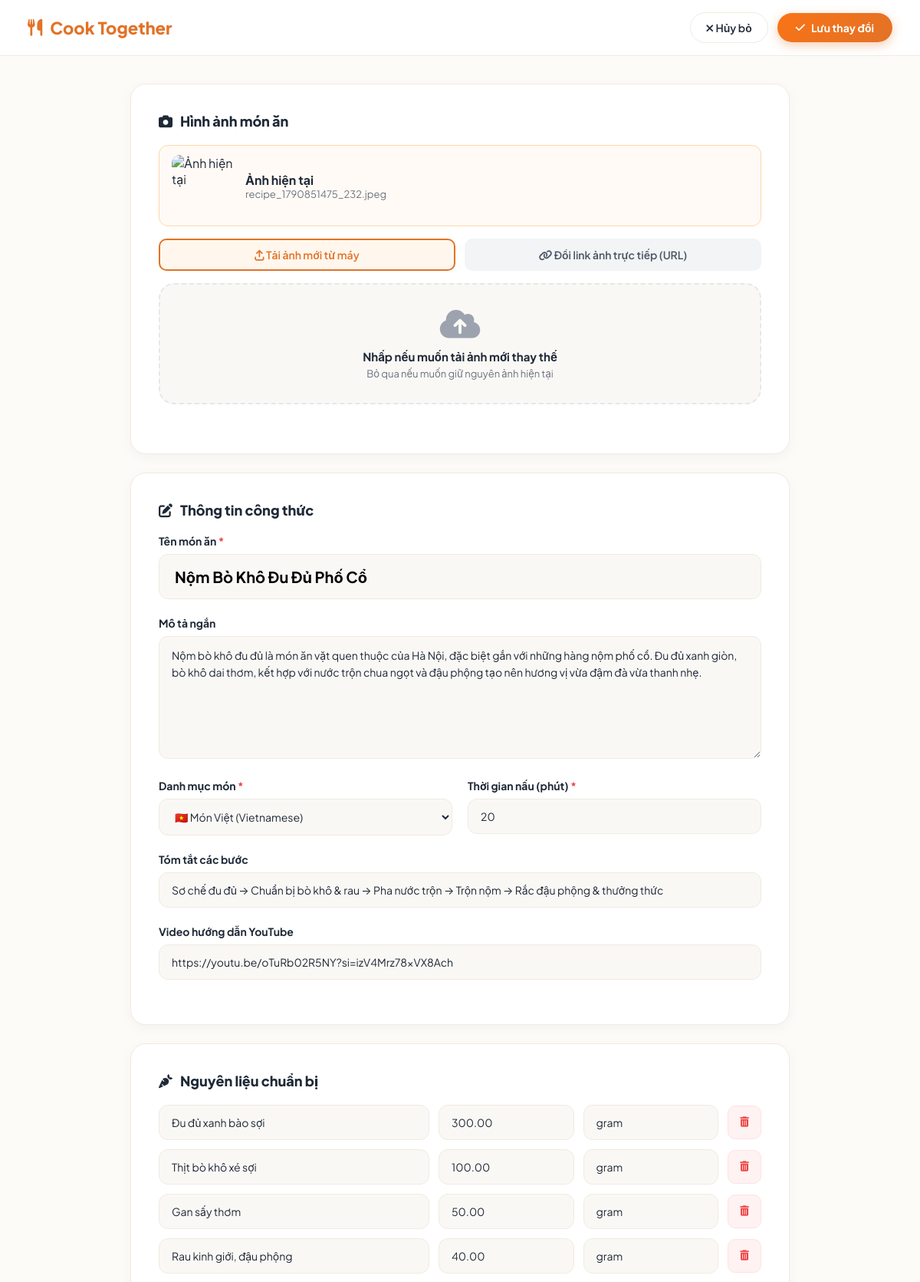
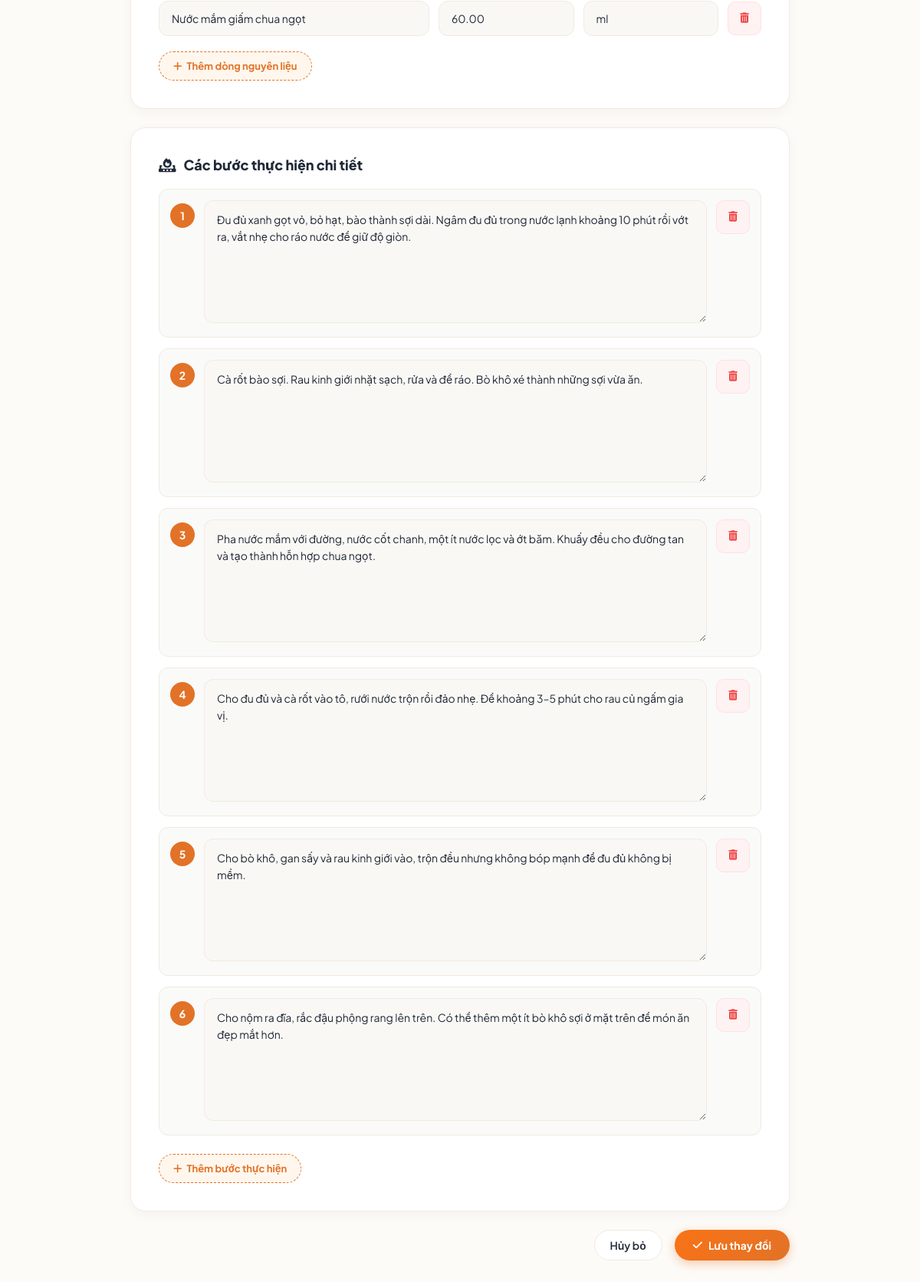
Screenshot of /edit.php?recipe_id=91 (signed in) with the database file from the repository (2 pictures, top to bottom).
### tables this page shows
CREATE TABLE `recipes` (
  `id` int(11) NOT NULL AUTO_INCREMENT,
  `title` varchar(255) NOT NULL,
  `cooking_time` int(11) NOT NULL,
  `recipe` text NOT NULL,
  `type` varchar(255) NOT NULL,
  `category_id` int(11) NOT NULL,
  `description` text DEFAULT NULL,
  `instructions` text DEFAULT NULL,
  `photo` text DEFAULT NULL,
  `video_link` text DEFAULT NULL,
  `user_id` int(11) NOT NULL,
  `uploaded_at` datetime NOT NULL,
  PRIMARY KEY (`id`),
  KEY `category_id` (`category_id`),
  KEY `user_id` (`user_id`),
  CONSTRAINT `recipes_ibfk_1` FOREIGN KEY (`category_id`) REFERENCES `categories` (`id`),
  CONSTRAINT `recipes_ibfk_2` FOREIGN KEY (`user_id`) REFERENCES `users` (`id`)
);

CREATE TABLE `ingredients` (
  `id` int(11) NOT NULL AUTO_INCREMENT,
  `recipe_id` int(11) NOT NULL,
  `ingredient_name` varchar(255) NOT NULL,
  `quantity` decimal(10,2) NOT NULL,
  `unit` varchar(255) NOT NULL,
  PRIMARY KEY (`id`),
  KEY `recipe_id` (`recipe_id`),
  CONSTRAINT `ingredients_ibfk_1` FOREIGN KEY (`recipe_id`) REFERENCES `recipes` (`id`) ON DELETE CASCADE
);

### edit.php (the view, shortened to what this page needs)
<?php
$servername = "localhost";
$username = "root";
$password = "";
$dbname = "recipe_sharing_Platform";
$conn = new mysqli($servername, $username, $password, $dbname, 3306);
$conn->set_charset("utf8mb4");
$recipeId = intval($_GET['recipe_id']);
$userId = intval($_SESSION['user_id']);
$sql = "SELECT * FROM recipes WHERE id = $recipeId AND user_id = $userId";
$res = $conn->query($sql);
$recipe = $res->fetch_assoc();
$ingRes = $conn->query("SELECT * FROM ingredients WHERE recipe_id = $recipeId");
$ingredients = [];
if ($ingRes && $ingRes->num_rows > 0) {
    while ($ing = $ingRes->fetch_assoc()) {
        $ingredients[] = $ing;
    }
}
$recipeText = $recipe['recipe'] ?? '';
$stepLines = explode("\n", str_replace(["\r\n", "\r"], "\n", $recipeText));
$existingSteps = [];
foreach ($stepLines as $line) {
    $lineTrim = trim($line);
    if (!empty($lineTrim)) {
        $cleanStep = preg_replace('/^(Bước\s*\d+[:.]?|\d+[.:])\s*/iu', '', $lineTrim);
        $existingSteps[] = $cleanStep;
    }
}
?>
<!DOCTYPE html>
<html lang="vi">
<head>
  <link rel="stylesheet" href="index4.css?v=<?php echo time(); ?>">
  <link rel="stylesheet" href="https://cdnjs.cloudflare.com/ajax/libs/font-awesome/6.4.0/css/all.min.css" />
</head>
<body>
  <nav class="editor-navbar">
    <a href="index3.php" class="brand-link">
      <i class="fa-solid fa-utensils"></i> Cook Together
    </a>
    <div class="nav-actions">
      <a href="viewRecipeDetails.php?recipe_id=<?php echo $recipeId; ?>" class="btn-secondary">
        <i class="fa-solid fa-xmark"></i> Hủy bỏ
      </a>
      <button type="button" class="btn-primary" onclick="submitForm()">
        <i class="fa-solid fa-check"></i> Lưu thay đổi
      </button>
    </div>
  </nav>
  <div class="editor-container">
    <form id="editForm" method="post" enctype="multipart/form-data">
      <div class="editor-card">
        <h2 class="section-title">
          <i class="fa-solid fa-camera text-primary"></i> Hình ảnh món ăn
        </h2>
        <div style="margin-bottom: 16px; display: flex; align-items: center; gap: 16px; background: #fffaf5; padding: 12px 16px; border-radius: 12px; border: 1px solid #fed7aa;">
          <img src="<?php echo htmlspecialchars($recipe['photo'] ? $recipe['photo'] : 'upload.jpeg'); ?>" alt="Ảnh hiện tại" style="width: 80px; height: 80px; border-radius: 10px; object-fit: cover;" onerror="this.src='landing_page.jpg'">
          <div>
            <div style="font-weight: 700; color: #1f2937;">Ảnh hiện tại</div>
            <div style="font-size: 13px; color: #6b7280; word-break: break-all;"><?php echo htmlspecialchars($recipe['photo']); ?></div>
          </div>
        </div>
        <div class="image-type-toggle">
          <button type="button" class="image-type-btn active" id="btnUploadType" onclick="switchImageType('upload')">
            <i class="fa-solid fa-arrow-up-from-bracket"></i> Tải ảnh mới từ máy
          </button>
          <button type="button" class="image-type-btn" id="btnUrlType" onclick="switchImageType('url')">
            <i class="fa-solid fa-link"></i> Đổi link ảnh trực tiếp (URL)
          </button>
        </div>
        <div id="uploadBox" class="photo-upload-zone" onclick="document.getElementById('imageInput').click()">
          <div id="uploadPlaceholder">
            <i class="fa-solid fa-cloud-arrow-up upload-icon"></i>
            <div class="upload-text">Nhấp nếu muốn tải ảnh mới thay thế</div>
            <div class="upload-hint">Bỏ qua nếu muốn giữ nguyên ảnh hiện tại</div>
          </div>
        </div>
      </div>
      <div class="editor-card">
        <h2 class="section-title">
          <i class="fa-solid fa-pen-to-square text-primary"></i> Thông tin công thức
        </h2>
        <div class="form-group">
          <label class="form-label">Tên món ăn <span style="color: #ef4444;">*</span></label>
          <input type="text" name="title" class="input-title" value="<?php echo htmlspecialchars($recipe['title']); ?>" required>
        </div>
        <div class="form-group">
          <label class="form-label">Mô tả ngắn</label>
          <textarea name="description" class="form-control" rows="3"><?php echo htmlspecialchars($recipe['description'] ?? ''); ?></textarea>
        </div>
        <div class="form-row">
          <div class="form-group">
            <label class="form-label">Danh mục món <span style="color: #ef4444;">*</span></label>
            <select name="type" class="form-control" required>
              <option value="Vietnamese" <?php if ($recipe['type'] === 'Vietnamese') echo 'selected'; ?>>🇻🇳 Món Việt (Vietnamese)</option>
            </select>
          </div>
          <div class="form-group">
            <label class="form-label">Thời gian nấu (phút) <span style="color: #ef4444;">*</span></label>
            <input type="number" name="cooking_time" class="form-control" value="<?php echo htmlspecialchars($recipe['cooking_time']); ?>" min="1" required>
          </div>
        </div>
        <div class="form-group">
          <label class="form-label">Tóm tắt các bước</label>
          <input type="text" name="instructions" class="form-control" value="<?php echo htmlspecialchars($recipe['instructions'] ?? ''); ?>">
        </div>
        <div class="form-group">
          <label class="form-label">Video hướng dẫn YouTube</label>
          <input type="url" name="video_link" class="form-control" value="<?php echo htmlspecialchars($recipe['video_link'] ?? ''); ?>" placeholder="https://www.youtube.com/watch?v=...">
        </div>
      </div>
      <div class="editor-card">
        <h2 class="section-title">
          <i class="fa-solid fa-carrot text-primary"></i> Nguyên liệu chuẩn bị
        </h2>
        <div id="ingredientsList">
          <?php if (!empty($ingredients)): ?>
            <?php foreach ($ingredients as $ing): ?>
              <div class="ingredient-row">
                <input type="text" name="ingredients[]" class="form-control" value="<?php echo htmlspecialchars($ing['ingredient_name']); ?>" placeholder="Tên nguyên liệu" required>
                <input type="number" step="any" name="quantities[]" class="form-control" value="<?php echo htmlspecialchars($ing['quantity']); ?>" placeholder="Số lượng" required>
                <input type="text" name="units[]" class="form-control" value="<?php echo htmlspecialchars($ing['unit']); ?>" placeholder="Đơn vị" required>
                <button type="button" class="btn-delete-row" onclick="removeIngredientRow(this)" title="Xóa dòng">
                  <i class="fa-solid fa-trash-can"></i>
                </button>
              </div>
            <?php endforeach; ?>
          <?php endif; ?>
        </div>
        <button type="button" class="btn-add-ingredient" onclick="addIngredientRow()">
          <i class="fa-solid fa-plus"></i> Thêm dòng nguyên liệu
        </button>
      </div>
      <div class="editor-card">
        <h2 class="section-title">
          <i class="fa-solid fa-fire-burner text-primary"></i> Các bước thực hiện chi tiết
        </h2>
        <div id="stepsList">
          <?php $sNum = 1; foreach ($existingSteps as $st): ?>
            <div class="step-row">
              <div class="step-number-badge"><?php echo $sNum; ?></div>
              <div style="flex: 1;">
                <textarea name="steps[]" class="form-control" rows="2" placeholder="Mô tả chi tiết bước <?php echo $sNum; ?>..." required><?php echo htmlspecialchars($st); ?></textarea>
              </div>
              <button type="button" class="btn-delete-row" onclick="removeStepRow(this)" title="Xóa bước này">
                <i class="fa-solid fa-trash-can"></i>
              </button>
            </div>
          <?php $sNum++; endforeach; ?>
        </div>
        <button type="button" class="btn-add-ingredient" onclick="addStepRow()" style="margin-top: 10px;">
          <i class="fa-solid fa-plus"></i> Thêm bước thực hiện
        </button>
      </div>
      <div class="bottom-submit-bar">
        <a href="viewRecipeDetails.php?recipe_id=<?php echo $recipeId; ?>" class="btn-secondary">Hủy bỏ</a>
        <button type="submit" class="btn-primary">
          <i class="fa-solid fa-check"></i> Lưu thay đổi
        </button>
      </div>
    </form>
  </div>
</body>
</html>

### index4.css (style rules this page uses)
:root { --primary: #e27227; --primary-hover: #c95e18; --primary-light: #fff7ed; --text-main: #1f2937; --text-muted: #6b7280; --bg-page: #fdfbf8; --card-bg: #ffffff; --border-color: #f0ebe1; --shadow-sm: 0 4px 16px rgba(0, 0, 0, 0.04); --shadow-md: 0 10px 30px -5px rgba(226, 114, 39, 0.1); --radius-lg: 20px; --radius-md: 12px; --radius-pill: 9999px; }
* { margin: 0; padding: 0; box-sizing: border-box; font-family: 'Plus Jakarta Sans', -apple-system, BlinkMacSystemFont, sans-serif; }
body { background-color: var(--bg-page); color: var(--text-main); min-height: 100vh; }
.editor-navbar { background: var(--card-bg); border-bottom: 1px solid var(--border-color); padding: 16px 36px; display: flex; align-items: center; justify-content: space-between; position: sticky; top: 0; z-index: 50; }
.brand-link { display: flex; align-items: center; gap: 10px; font-size: 22px; font-weight: 800; color: var(--primary); text-decoration: none; }
.nav-actions { display: flex; align-items: center; gap: 12px; }
.btn-secondary { padding: 10px 20px; border-radius: var(--radius-pill); border: 1.5px solid var(--border-color); background: white; color: var(--text-main); font-weight: 600; font-size: 14px; cursor: pointer; text-decoration: none; transition: all 0.2s ease; }
.btn-primary { padding: 10px 24px; border-radius: var(--radius-pill); border: none; background: linear-gradient(135deg, #f97316, #e27227); color: white; font-weight: 700; font-size: 14px; cursor: pointer; box-shadow: 0 4px 14px rgba(226, 114, 39, 0.35); transition: all 0.2s ease; display: inline-flex; align-items: center; gap: 8px; }
.editor-container { max-width: 900px; margin: 36px auto; padding: 0 20px 80px; }
.editor-card { background: var(--card-bg); border-radius: var(--radius-lg); border: 1px solid var(--border-color); box-shadow: var(--shadow-sm); padding: 36px; margin-bottom: 24px; }
.section-title { font-size: 18px; font-weight: 800; color: var(--text-main); margin-bottom: 20px; display: flex; align-items: center; gap: 10px; }
.photo-upload-zone { border: 2px dashed #e5e7eb; border-radius: var(--radius-lg); background: #faf8f5; padding: 30px; text-align: center; cursor: pointer; transition: all 0.25s ease; position: relative; overflow: hidden; margin-bottom: 28px; }
.upload-icon { font-size: 42px; color: #9ca3af; margin-bottom: 12px; transition: color 0.2s ease; }
.upload-text { font-weight: 700; font-size: 15px; color: var(--text-main); margin-bottom: 4px; }
.upload-hint { font-size: 13px; color: var(--text-muted); }
.form-group { margin-bottom: 22px; }
.form-label { display: block; font-size: 14px; font-weight: 700; color: var(--text-main); margin-bottom: 8px; }
.input-title { width: 100%; padding: 16px 20px; font-size: 20px; font-weight: 700; border-radius: var(--radius-md); border: 1.5px solid var(--border-color); background: #faf8f5; outline: none; transition: all 0.2s ease; }
.form-row { display: grid; grid-template-columns: 1fr 1fr; gap: 20px; }
.form-control { width: 100%; padding: 13px 16px; border-radius: var(--radius-md); border: 1.5px solid var(--border-color); background: #faf8f5; font-size: 14px; color: var(--text-main); outline: none; transition: all 0.2s ease; }
textarea.form-control { min-height: 160px; resize: vertical; line-height: 1.6; }
.ingredient-row { display: grid; grid-template-columns: 2fr 1fr 1fr 44px; gap: 12px; align-items: center; margin-bottom: 12px; animation: fadeIn 0.25s ease; }
.btn-delete-row { width: 44px; height: 44px; border-radius: 10px; border: 1px solid #fee2e2; background: #fef2f2; color: #ef4444; cursor: pointer; display: flex; align-items: center; justify-content: center; transition: all 0.2s ease; }
.btn-add-ingredient { padding: 10px 18px; border-radius: var(--radius-pill); border: 1.5px dashed var(--primary); background: var(--primary-light); color: var(--primary); font-weight: 700; font-size: 13px; cursor: pointer; display: inline-flex; align-items: center; gap: 6px; transition: all 0.2s ease; margin-top: 8px; }
.bottom-submit-bar { display: flex; justify-content: flex-end; gap: 16px; margin-top: 24px; }

### rows the page displays
recipes: photo "recipe_1790851475_232.jpeg", title "Nộm Bò Khô Đu Đủ Phố Cổ", description "Nộm bò khô đu đủ là món ăn vặt quen thuộc của Hà Nội, đặc biệt gắn với những hàng nộm phố cổ. Đu đủ xanh giòn, bò khô dai thơm, kết hợp với nước trộn chua ngọt và đậu phộng tạo nên hương vị vừa đậm đà vừa thanh nhẹ.", type "🇻🇳 Món Việt (Vietnamese)", cooking_time "20", instructions "Sơ chế đu đủ → Chuẩn bị bò khô & rau → Pha nước trộn → Trộn nộm → Rắc đậu phộng & thưởng thức", video_link "https://youtu.be/oTuRb02R5NY?si=izV4Mrz78xVX8Ach"
ingredients: ingredient_name "Đu đủ xanh bào sợi", quantity "300.00", unit "gram"
ingredients: ingredient_name "Thịt bò khô xé sợi", quantity "100.00", unit "gram"
ingredients: ingredient_name "Gan sấy thơm", quantity "50.00", unit "gram"
ingredients: ingredient_name "Rau kinh giới, đậu phộng", quantity "40.00", unit "gram"
ingredients: ingredient_name "Nước mắm giấm chua ngọt", quantity "60.00", unit "ml"
